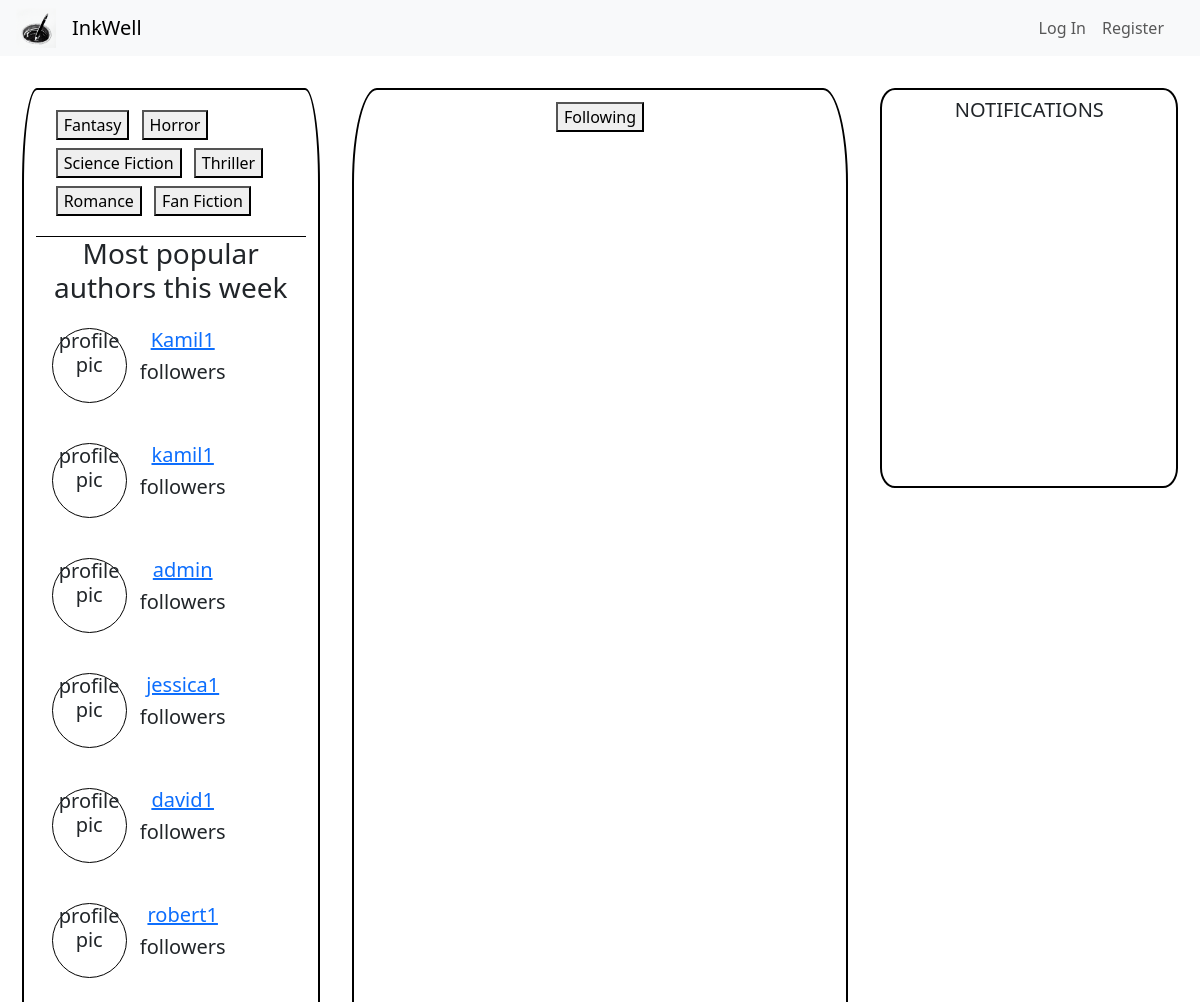
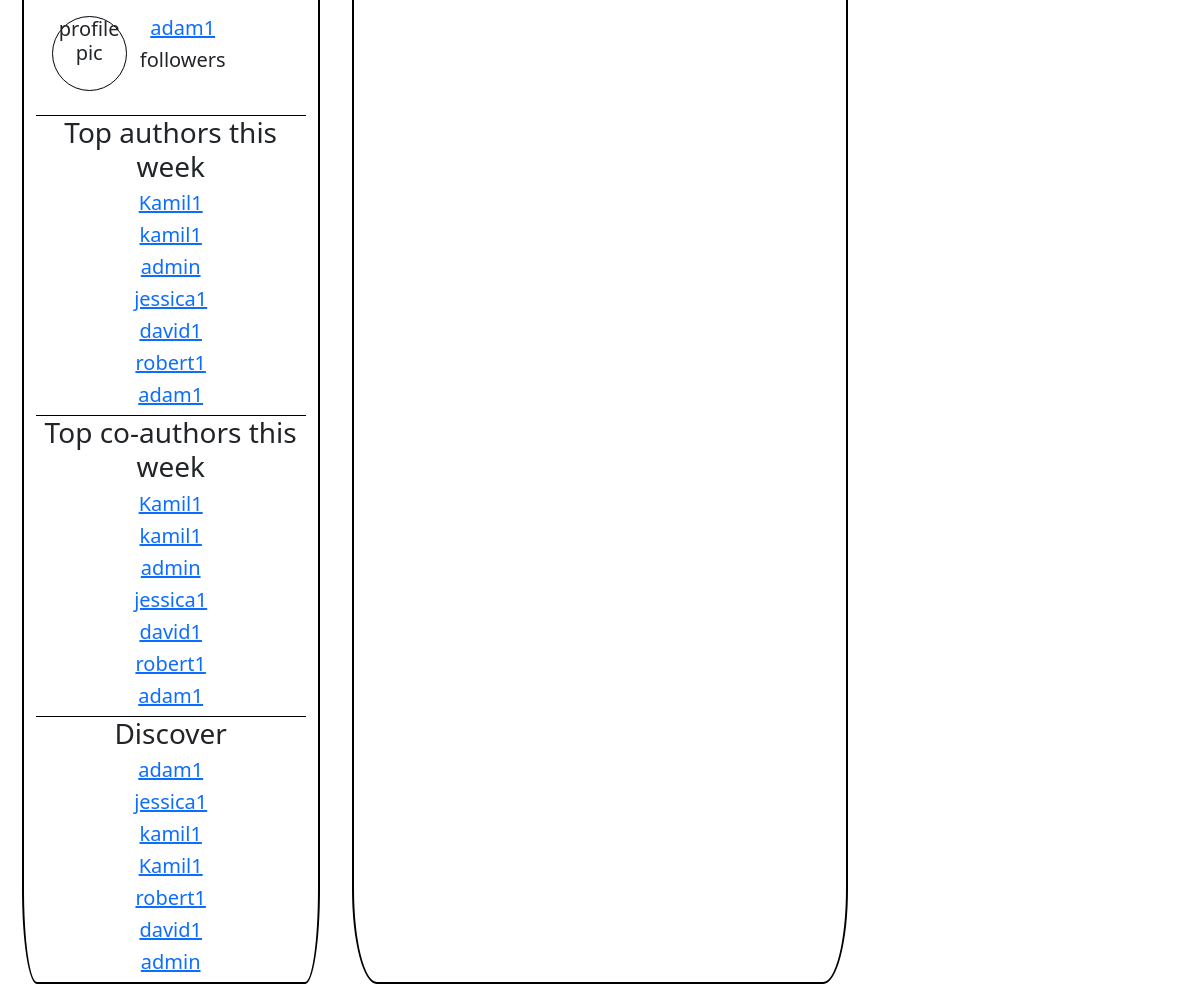
The page / on the database its author committed (2 pictures, top to bottom).
### inkwell/models.py (models this page shows)
class User(AbstractUser):
    about = models.CharField(max_length=250, default="")
    profilePicture = models.ImageField(upload_to='media', blank=True, null=True)
    followers = models.PositiveIntegerField(default=0)
    coAuthorRequests = models.PositiveIntegerField(default=0)
    acceptedRequests = models.PositiveIntegerField(default=0)
    @property
    def readers(self):
        r = Ink.objects.filter(inkOwner=self).values_list('views', flat=True)
        r = sum(r)
        return r
    @property
    def letters(self):
        l = Ink.objects.filter(inkOwner=self).values_list('letterCount', flat=True)
        l = sum(l)
        return l

### inkwell/views.py (the view)
# urls.py: path('', views.index, name='index'),
def index(request):
    users = User.objects.all()
    popularAuthors = sorted(users, key=lambda user: user.readers * user.followers, reverse=True)[:10]
    topAuthors = sorted(users, key=lambda user: user.letters * user.coAuthorRequests, reverse=True)[:10]
    topCoAuthors = sorted(users, key=lambda user: user.acceptedRequests, reverse=True)[:10]
    discoverAuthors = User.objects.annotate(random_order=Random()).order_by('random_order')[:20]
    return render(request, 'inkwell/index.html', {
        'popularAuthors': popularAuthors,
        'topAuthors': topAuthors,
        'topCoAuthors': topCoAuthors,
        'discoverAuthors': discoverAuthors
    })

### inkwell/templates/inkwell/index.html (shortened to what this page needs)
{% extends "inkwell/layout.html" %}
{% block body %}
<div class="index container-fluid">
    <div class="row d-flex justify-content-center">
        <div class="col-3" id="authors-col">
            <div class="genre-buttons">
                <button>Fantasy</button>
                <button>Horror</button>
                <button>Science Fiction</button>
                <button>Thriller</button>
                <button>Romance</button>
                <button>Fan Fiction</button>
            </div>
            <div class="underline-text popular-authors text-center" id="popularAuthors">
                <h3>Most popular authors this week</h3>
                {% for author in popularAuthors %}
                <div class="popAuthors row">
                    <div class="col-1">
                        <h5 class="profile-picture lead">profile pic</h5>
                    </div>
                    <div class="col">
                        <a class="authorLink" href="{% url 'well' username=author.username %}"><h5 class="">{{author.username}}</h5></a>
                        <h5 class="lead">followers</h5>
                    </div>
                </div>
                {% endfor %}
            </div>
            <div class="underline-text top-authors text-center" id="topAuthors">
                <h3>Top authors this week</h3>
                {% for author in topAuthors %}
                    <a class="authorLink" href="{% url 'well' username=author.username %}"><h5 class="lead">{{author.username}}</h5></a>
                {% endfor %}
            </div>
            <div class="underline-text top-co-authors text-center" id="topCoAuthors">
                <h3>Top co-authors this week</h3>
                {% for author in topCoAuthors %}
                    <a class="authorLink" href="{% url 'well' username=author.username %}"><h5 class="lead">{{author.username}}</h5></a>
                {% endfor %}
            </div>
            <div class="underline-text discover-authors text-center">
                <h3>Discover</h3>
                {% for author in discoverAuthors %}
                    <a class="authorLink" href="{% url 'well' username=author.username %}"><h5 class="lead">{{author.username}}</h5></a>
                {% endfor %}
            </div>
        </div>
        <div class="col-5">
            <div class="container d-flex justify-content-center filtering mt-2">
                <button class="" id="followingTimelineBtn">Following</button>
            </div>
        </div>
        <div class="notifications-col-style col-3" id="notifications_col">
            <h5 class="text-center mt-2">NOTIFICATIONS</h5>
        </div>
    </div>
</div>
{% endblock %}

### inkwell/templates/inkwell/index.html (style rules this page uses)
.col-5 { border: black 2px solid; border-radius: 5%; margin: 1rem; }
.col-3 { border: black 2px solid; border-radius: 5%; margin: 1rem; }
.index.container-fluid { padding: 0; margin: 0; }
.row { padding: 1rem; }
.underline-text { border-top: 1px black solid; }
.genre-buttons { padding: 1rem; }
.genre-buttons button, .filtering button { margin: 0.25rem; }
.notifications-col-style { height: 50vh; }
.profile-picture { border: 1px black solid; border-radius: 100%; width: 75px; height: 75px; }

### rows shown on the page
User: username "Kamil1"
User: username "kamil1"
User: username "admin"
User: username "jessica1"
User: username "david1"
User: username "robert1"
User: username "adam1"
